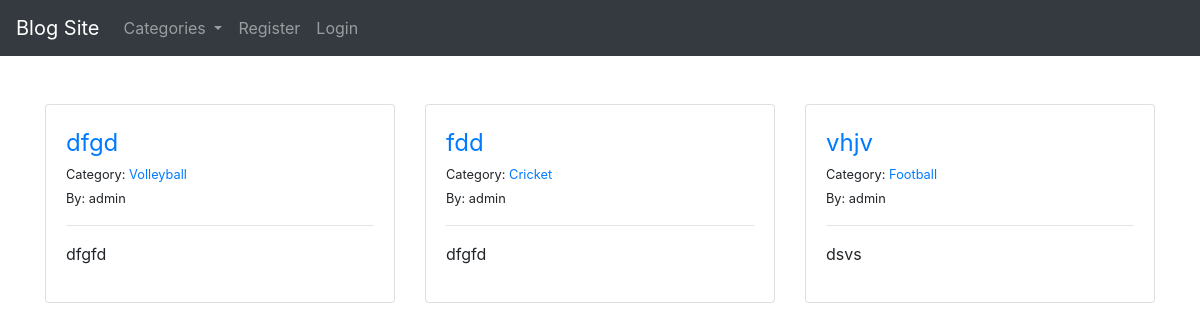
Before: / with the older database file.
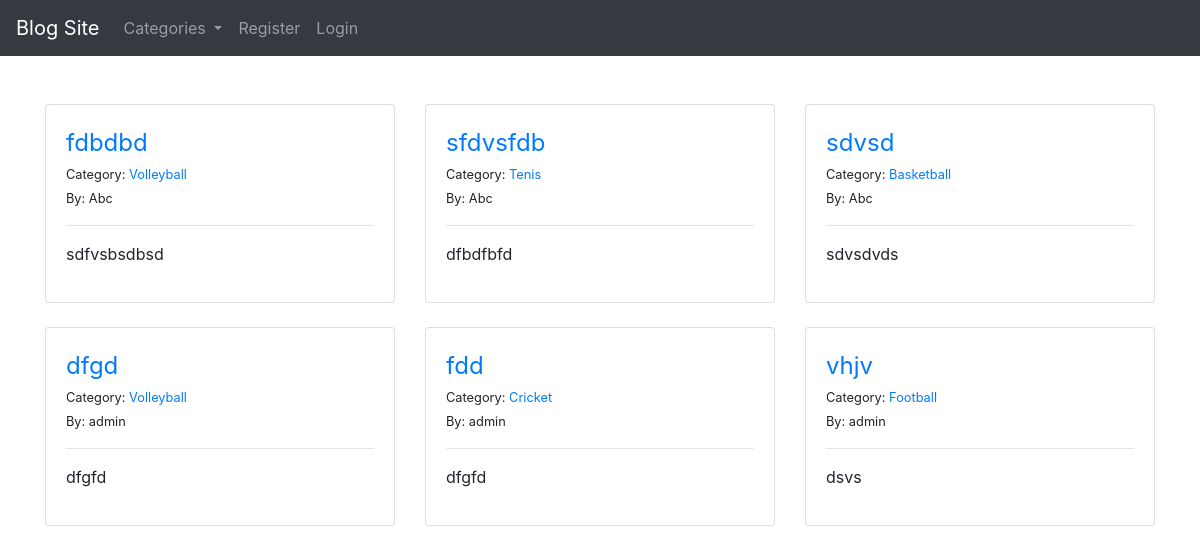
After: the same page with the newer database file.
### theblog/models.py (models this page shows, shortened)
class Post(models.Model):
  title=models.CharField(max_length=255)
  title_tag=models.CharField(max_length=255)
  category=models.CharField(max_length=255)
  likes=models.ManyToManyField(User, related_name='blog_posts')
  author=models.ForeignKey(User, on_delete=models.CASCADE)
  body=models.TextField()
  post_date=models.DateField(auto_now_add=True)

### theblog/views.py (the view)
# urls.py: path('', HomeView.as_view(), name="home"),
class HomeView(ListView):
  model=Post
  template_name='home.html'
  ordering=['-id']
  def get_context_data(self, *args, **kwargs):
    cat_menu=Category.objects.all()
    context=super(HomeView, self).get_context_data(*args, **kwargs)
    context["cat_menu"]=cat_menu
    return context

### theblog/models.py (called while the page is built)
  def __str__(self):
    return self.name

### theblog/templates/home.html (shortened to what this page needs)
{% extends 'base.html' %}
{% block content %}
<br> <br>
<div class="row">
  {% for post in object_list %}
  <div class="col-sm-4">
    <div class="card">
      <div class="card-body">
        <a href=" {% url 'article-detail' post.pk %} " class="card-title" style="font-size: 1.5rem;">{{post.title}}</a> <br>
        <small>Category: <a href=" {% url 'category' post.category %} "> {{post.category}}</small></a> <br>
        <small>By: {{post.author.username}}</small>
        <hr>
        <p class="card-text">{{post.body|slice:":100"}}</p>
      </div>
    </div><br>
  </div>
  {% endfor %}
</div>
{% endblock %}

Changed rows visible on the page:
added Post: title "fdbdbd", category "Volleyball", author.username "Abc", body "sdfvsbsdbsd"
added Post: title "sfdvsfdb", category "Tenis", author.username "Abc", body "dfbdfbfd"
added Post: title "sdvsd", category "Basketball", author.username "Abc", body "sdvsdvds"
